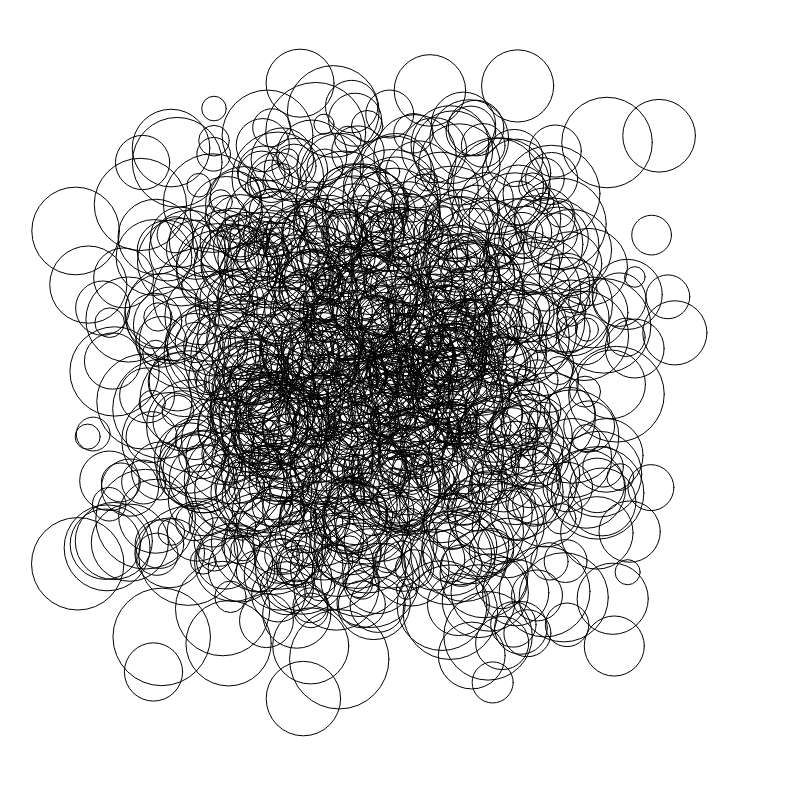
Frame 1 (no input)
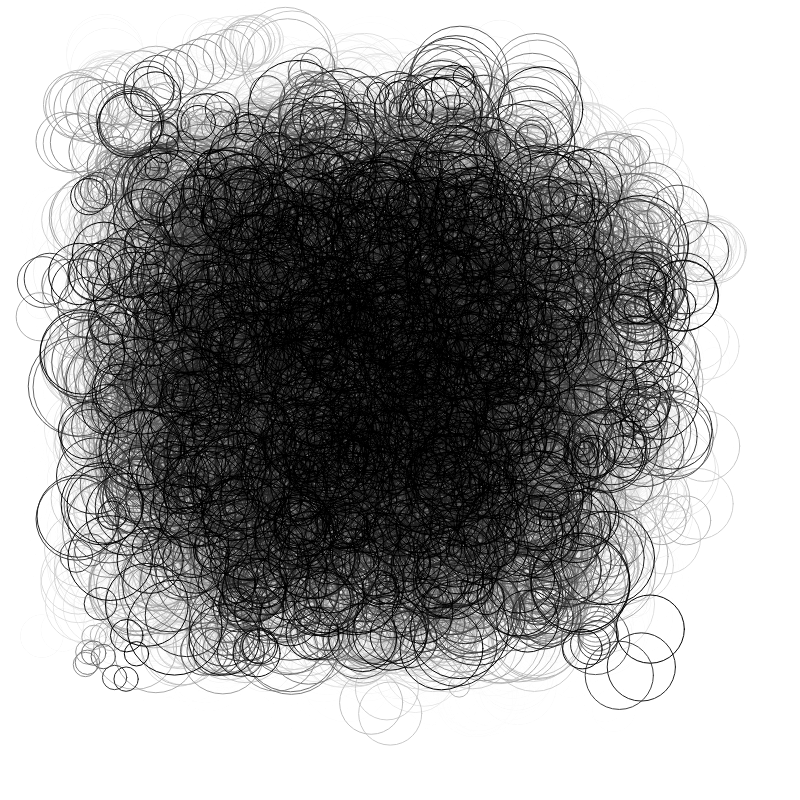
Frame 60 (no input)
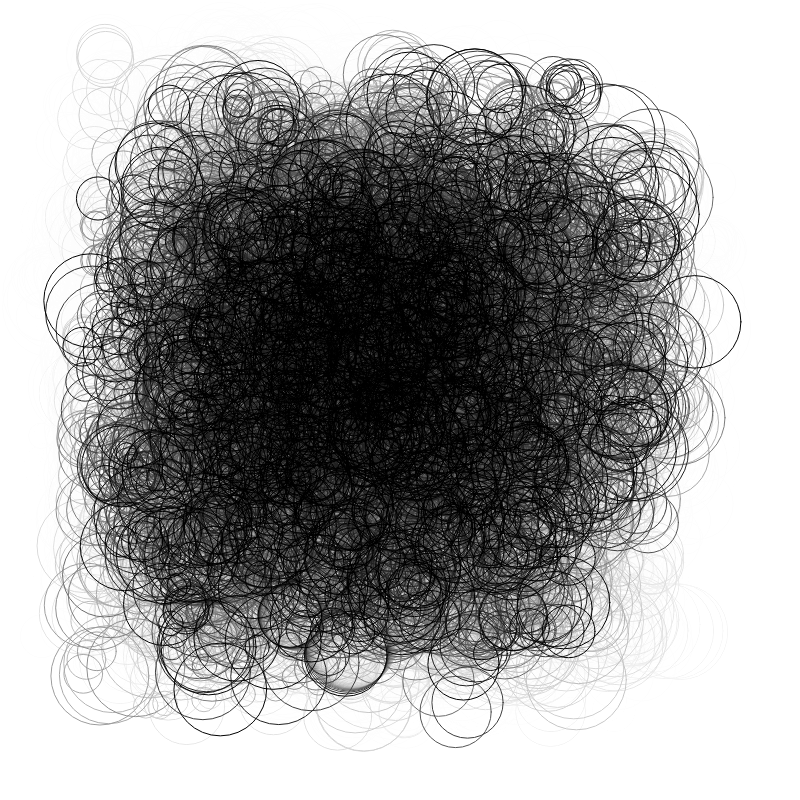
Frame 120 (the mouse pressed at the canvas centre since frame 60)

The p5.js sketch that drew these frames (run headless with seeded random() and noise() and a simulated clock; from frame 60 on, the mouse is pressed at the canvas centre):

// p5.js sketch
// ── sketch.js

class NoiseWalker {
  constructor(sz) {
    this.x = random(0,width);
    this.y = random(0,height);
    this.nx = random(1000);
    this.ny = random(1000);
    this.nxi = random(.001,.1);
    this.nyi = random(.001,.1);
    this.sz = sz;
  }
  update() {
    this.x = noise(this.nx+=this.nxi) * width;
    this.y = noise(this.ny+=this.nyi) * height;
    return this;
  }
  render() {
    ellipse(this.x, this.y, this.sz);
  }
}

let walkers = [];
function setup() {
  createCanvas(800, 800);
  for (let i = 0; i < 1000; i++) {
	walkers.push(new NoiseWalker(random(20,100)));		
  }
  
}

function draw() {
  background(255,32);
  noFill();
  walkers.forEach(w => w.update().render());
}
